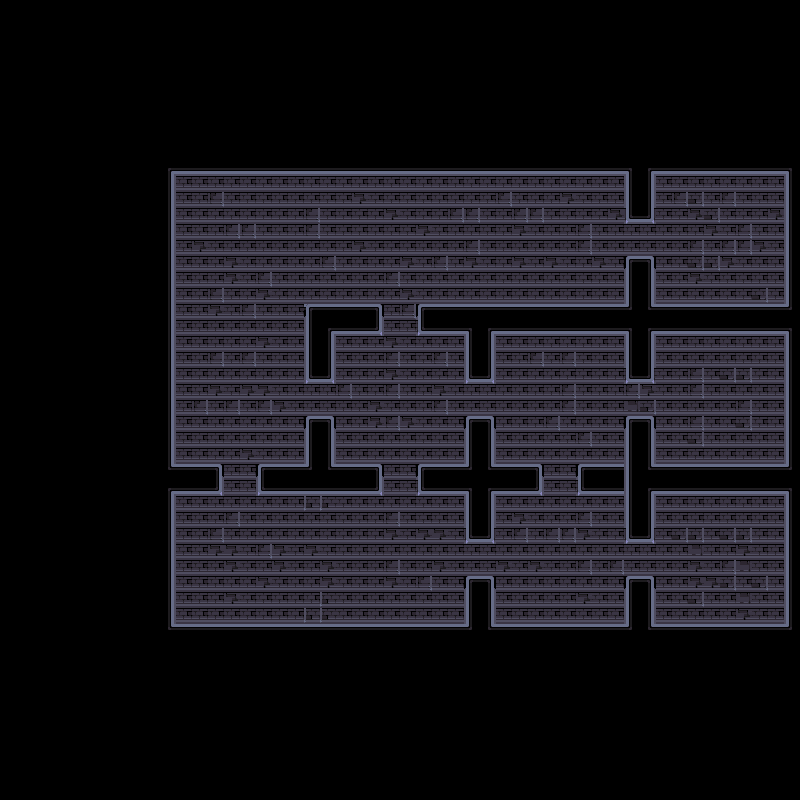

A 2D game scene composited from a Tiled map and its tileset images. What follows is a short description and the map's XML, with each tile layer's data collapsed to a summary:
An orthogonal 50x50 tile map with 16x16 px tiles, 2 tile layers (walls, ground).

<map version="1.10" tiledversion="1.10.2" orientation="orthogonal" renderorder="right-down" width="50" height="50" tilewidth="16" tileheight="16" infinite="0" nextlayerid="3" nextobjectid="1">
 <tileset firstgid="1" name="tilemap" tilewidth="16" tileheight="16" spacing="1" tilecount="900" columns="30">
  <image source="../tiles/tilemap.png" width="512" height="512" />
 </tileset>
 <layer id="1" name="walls" width="50" height="50">
  <data>[2500 cells, 367 non-empty, 22 distinct tile ids]</data>
 </layer>
 <layer id="2" name="ground" width="50" height="50">
  <data>[2500 cells, 881 non-empty, 12 distinct tile ids]</data>
 </layer>
</map>
